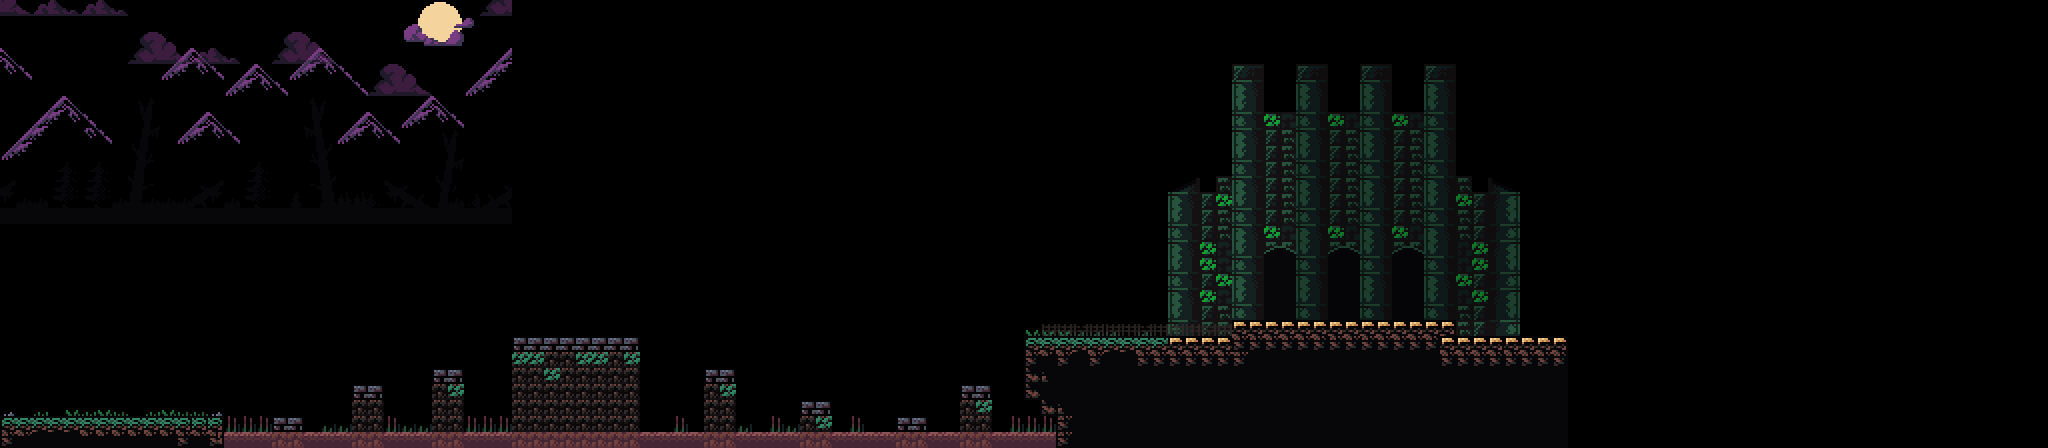

This game map was drawn from its Tiled (.tmx) file and the tilesets committed beside it. A one-line description and the trimmed map source follow:
An orthogonal 128x28 tile map with 16x16 px tiles, 4 tile layers (far, near, playfield, overlap) and 6 objects (4x WORM, NEXT_LEVEL, RESTART_LEVEL).

<map version="1.4" tiledversion="1.4.1" orientation="orthogonal" renderorder="right-down" compressionlevel="0" width="128" height="28" tilewidth="16" tileheight="16" infinite="0" nextlayerid="8" nextobjectid="26">
 <properties>
  <property name="backscreenColor" type="color" value="#ff242234" />
 </properties>
 <tileset firstgid="1" source="tileset.tsx" />
 <layer id="2" name="far" width="128" height="28">
  <properties>
   <property name="bpp" type="int" value="8" />
   <property name="cropWidth" type="int" value="32" />
  </properties>
  <data>[3584 cells, 448 non-empty, 64 distinct tile ids]</data>
 </layer>
 <layer id="3" name="near" width="128" height="28" opacity="0.5">
  <properties>
   <property name="bpp" type="int" value="8" />
   <property name="cropWidth" type="int" value="32" />
  </properties>
  <data>[3584 cells, 448 non-empty, 15 distinct tile ids]</data>
 </layer>
 <layer id="5" name="playfield" width="128" height="28">
  <properties>
   <property name="bpp" type="int" value="8" />
  </properties>
  <data>[3584 cells, 3562 non-empty, 56 distinct tile ids]</data>
 </layer>
 <layer id="6" name="overlap" width="128" height="28" opacity="0.75">
  <properties>
   <property name="bpp" type="int" value="8" />
  </properties>
  <data>[3584 cells, 3584 non-empty, 26 distinct tile ids]</data>
 </layer>
 <objectgroup color="#ffaa00" id="4" name="objects">
  <object id="19" name="WORM" x="512" y="304" width="16" height="16" />
  <object id="21" name="WORM" x="1136" y="304" width="16" height="16" />
  <object id="23" name="WORM" x="800" y="368" width="16" height="16" />
  <object id="24" name="WORM" x="976" y="352" width="16" height="16" />
 </objectgroup>
 <objectgroup color="#ffff00" id="7" name="triggers">
  <object id="13" name="NEXT_LEVEL" x="1296" y="0" width="64" height="320" />
  <object id="18" name="RESTART_LEVEL" x="224" y="432" width="832" height="16" />
 </objectgroup>
</map>
